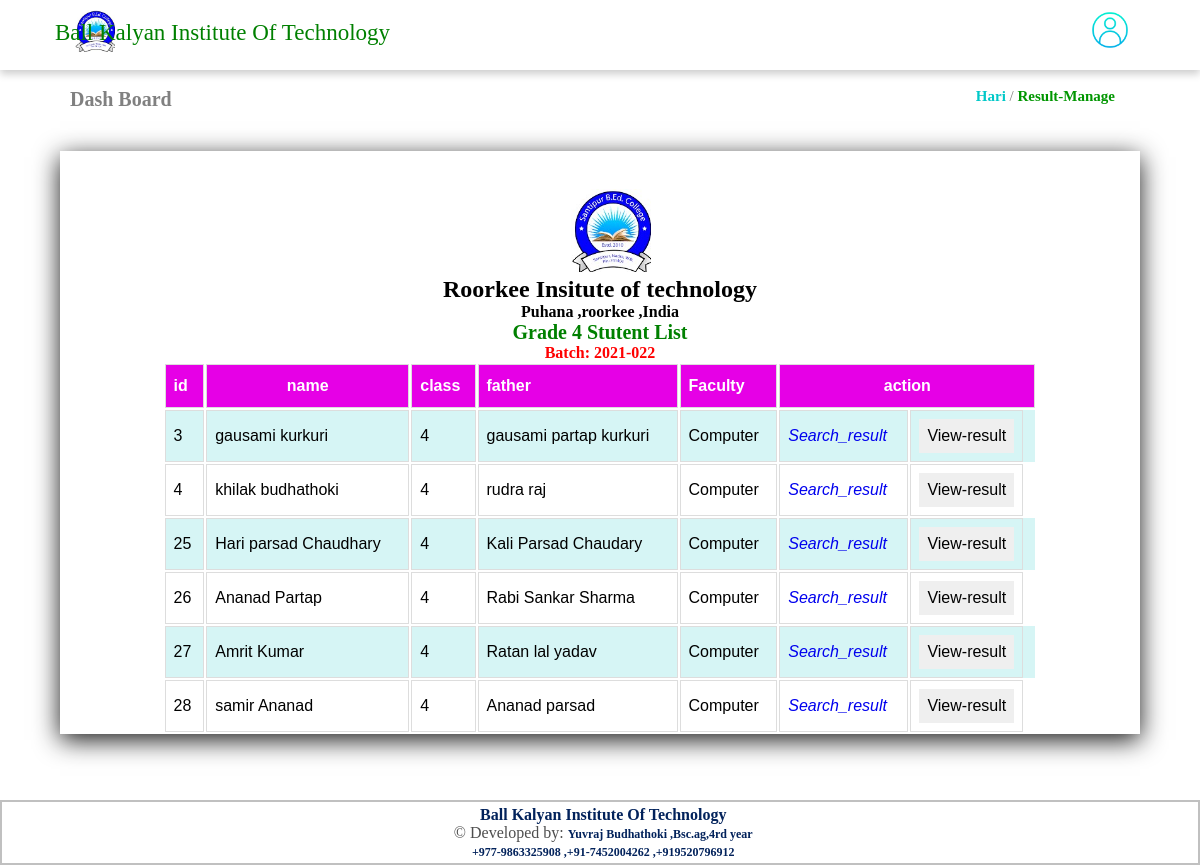
Page /result_manage.php?id=4 (signed in) on the committed database.
### tables this page shows
CREATE TABLE `stddata` (
  `id` int(255) NOT NULL,
  `fname` varchar(255) NOT NULL,
  `lname` varchar(255) NOT NULL,
  `cls` varchar(255) NOT NULL,
  `father` varchar(255) NOT NULL,
  `address` varchar(255) NOT NULL,
  `pass` varchar(225) NOT NULL,
  `status` varchar(225) NOT NULL,
  `action` varchar(233) NOT NULL,
  `date` timestamp NOT NULL DEFAULT current_timestamp()
);

### result_manage.php (the view, shortened to what this page needs)
<?php
include("dbc1.php");
if (strlen($_SESSION['trmsaid']==0)) {
header('location:logout.php');
} else{
?>
<!doctype html>
<html class="no-js" lang="en">
  <head>
    <link rel="stylesheet" href="css/style1.css">
  </head>
  <body>
    <?php include('header.php'); ?>
    <div style="font-size: 20px; margin-left: 70px;  ">
      <a href="dashboard.php" style="text-decoration: none; color: gray; font-weight: bold;">Dash Board</a>
      <p  style="float:right; margin-right: 85px; text-decoration: none; font-size:15px; color:gray;">
        <a href="#" style="text-decoration: none; font-weight:bold; color: rgba(0, 200, 200, 1.0);"><?php echo $_SESSION['fname'];?></a>  /  <a href="result_manage.php" style="text-decoration: none; color: rgba(0, 150, 0, 1.0); font-weight:bold;">Result-Manage</a> </p>
      </div>
    <div style="width:90%; margin-left:5%; margin-top:40px; box-shadow: 0 6px 24px 0 rgba(0, 0, 0, 0.9) ;">
    <div style="width:90%;  margin-top:40px;margin-left:5%;">
      <br>
      <?php
      $id=$_GET['id'];
      $query = "SELECT * FROM `stddata` WHERE cls='$id' ORDER BY id asc  ";
      $query1 = mysqli_query($conn , $query) or die("error");
      $result1= mysqli_fetch_array($query1);
      ?>
      <?php
      $cls=$result1['cls'];
      ?>
      <div style="margin-top:20px;"> <img src="uploade/logo.jpg" style="margin-left: 47%;" width="80"> <h2 style="text-align:center;"> Roorkee Insitute of technology</h2>
        <h2 style="text-align:center; font-size: 16px;">Puhana ,roorkee ,India</h2>
        <h2 style="text-align:center; font-size: 20px; color:green;">Grade  <?php echo $cls; ?>  Stutent List</h2>
        <h2 style="text-align:center; font-size: 16px; color:red;">Batch: 2021-022</h2>
      </div>
      <table id="table">
        <tr>
          <th >id</th>
          <th style="text-align:center;" >name</th>
          <th >class</th>
          <th >father </th>
          <th>Faculty</th>
          <th  colspan="2" style="text-align:center;">action</th>
        </tr>
        <?php
        include("dbc1.php");
        $id=$_GET['id'];
        $selectquery = "SELECT * FROM `stddata` where status='0' and cls=$id  ORDER BY id asc  ";
        $query = mysqli_query($conn , $selectquery) or die("error");
        while ($result= mysqli_fetch_array($query)) {
        ?>
        <tr class="tr">
          <td > <?php echo $result['id']; ?> </td>
          <td style="text-align: left;"><?php echo $result['fname']; ?> <?php echo $result['lname']; ?>  </td>
          <td ><?php echo $result['cls']; ?> </td>
          <td style="text-align: left;"><?php echo $result['father']; ?> </td>
          <?php
          include('dbc1.php');
          $trm=$_SESSION['trmsaid'];
          $trmquery = "SELECT * FROM `stddata` where id=$trm" ;
          $tquery = mysqli_query($conn , $trmquery) or die("error");
          while ($tresult= mysqli_fetch_array($tquery)) {
          ?>
          <?php
          $sbj=$tresult['cls'];
          ?>
          <td>
            <?php switch ($sbj) {
            case '7':
            echo "Computer";
            break;
            } ?>
          </td>
          <td>
            <?php
            $stat=$tresult['status'];
            switch ($stat) {
            case '0':
            echo '<a href="result_add.php?id='.$result['id'].'"><i class="fa fa-plus">Search_result</i></a>';
            break;
            }
            ?>
          </td>
          <?php
          if ($stat=='10') {
          ?>
          <td class="dropdown">
            <button class="dropbtn" style="border:none; font-size:16px; margin-top:0px; text-align:center; ">View-result</button>
            <div class="dropdown-content">
              <a href="result_show.php?id=<?php echo $result['id']; ?> & sid=1">1st-sessional</a>
              <a href="result_show.php?id=<?php echo $result['id']; ?> & sid=2">2nd-sessional</a>
              <a href="result_show.php?id=<?php echo $result['id']; ?> & sid=3">final-sessional</a>
              <a href="result_show.php?id=<?php echo $result['id']; ?> & sid=0">other</a>
            </div>
          </td>
          <?php
          } else{?>
          <td class="dropdown">
            <button class="dropbtn" style="border:none; font-size:16px; margin-top:0px; text-align:center;  ">View-result</button>
          </td>
          <?php }
          ?>
          <?php
          }
          ?>
        </tr>
        <?php
        }
        ?>
      </table>
     </div>
    </div>
    <br>
    <br>
    <?php include('footer.php'); ?>
  </body>
</html>
<?php }  ?>

### css/style1.css (style rules this page uses)
* { padding: 0; margin: 0; }
a { text-decoration: none; }
button { border: none; outline: 0; display: flex; padding: 8px; color: white; background-color: #; text-align: center; cursor: pointer; width: 100%; font-size: 18px; margin-top: 20px; }
#table { font-family: Arial, Helvetica, sans-serif; width: 90%; margin-left: 5%; margin-right: 5%; }
#table td, #table th { border: 1px solid #ddd; padding: 8px; }
#table tr:nth-child(even) { background-color:#d6f5f5; }
#table th { padding-top: 12px; padding-bottom: 12px; text-align: left; background-color:#e600e6; color: white; }

### header.php (style rules this page uses)
.dropbtn { cursor: pointer; color: black; padding: -20px; }
.dropdown { position: relative; display: inline-block; }

### rows in the picture
stddata: cls "4", id "3", fname "gausami", lname "kurkuri", father "gausami partap kurkuri"
stddata: cls "Computer"
stddata: id "4", fname "khilak", lname "budhathoki", cls "4", father "rudra raj"
stddata: id "25", fname "Hari parsad", lname "Chaudhary", cls "4", father "Kali Parsad Chaudary"
stddata: id "26", fname "Ananad", lname "Partap", cls "4", father "Rabi Sankar Sharma"
stddata: id "27", fname "Amrit", lname "Kumar", cls "4", father "Ratan lal yadav"
stddata: id "28", fname "samir", lname "Ananad", cls "4", father "Ananad parsad"

### other values in the picture
$_SESSION['fname'] "Hari"
